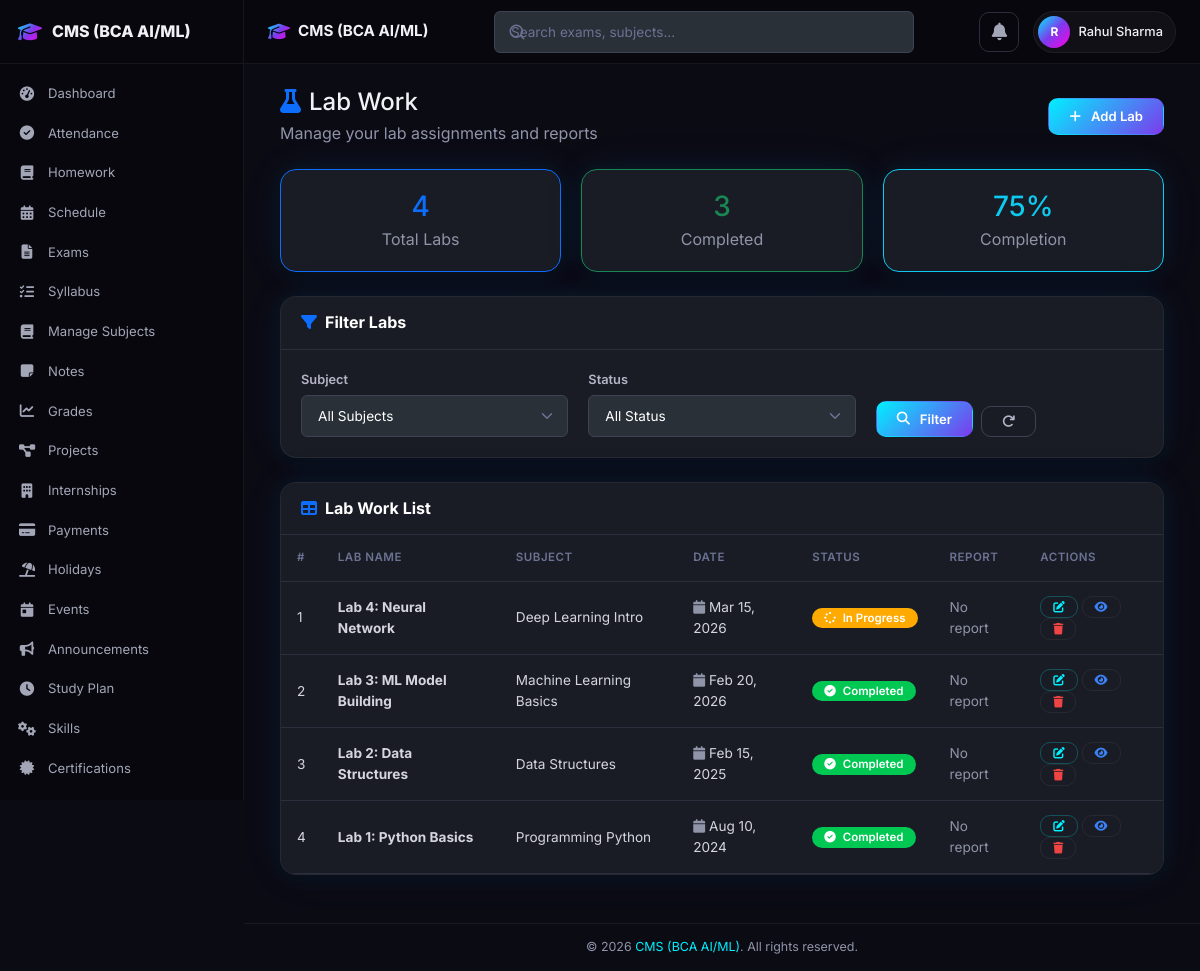
/lab.php (signed in), run on the app's committed database.
### tables this page shows
CREATE TABLE IF NOT EXISTS labs (
    id INT AUTO_INCREMENT PRIMARY KEY,
    user_id INT NOT NULL,
    lab_name VARCHAR(200) NOT NULL,
    subject VARCHAR(100) NOT NULL,
    date DATE NOT NULL,
    status ENUM('Completed', 'In Progress', 'Not Started') DEFAULT 'Not Started',
    report_path VARCHAR(255) DEFAULT '',
    created_at TIMESTAMP DEFAULT CURRENT_TIMESTAMP,
    FOREIGN KEY (user_id) REFERENCES users(id) ON DELETE CASCADE,
    INDEX idx_labs_user (user_id)
);

### includes/functions.php (called while the page is built, shortened)
<?php
function formatDate($date) {
    return date('M d, Y', strtotime($date));
}
function paginate($pdo, $table, $where, $params, $limit = 20, $pageKey = 'page') {
    $page = max(1, (int)($_GET[$pageKey] ?? 1));
    $countSql = "SELECT COUNT(*) FROM $table $where";
    $countStmt = $pdo->prepare($countSql);
    $countStmt->execute($params);
    $total = (int)$countStmt->fetchColumn();
    $totalPages = max(1, ceil($total / $limit));
    $page = min($page, $totalPages);
    $offset = ($page - 1) * $limit;
    return [
        'page' => $page,
        'limit' => $limit,
        'offset' => $offset,
        'total' => $total,
        'totalPages' => $totalPages,
        'sql' => " LIMIT $limit OFFSET $offset"
    ];
}

### lab.php (the view, shortened to what this page needs)
<?php
require_once 'config/db_connection.php';
require_once 'includes/functions.php';
$user_id = $_SESSION['user_id'];
$where = "WHERE user_id = ?";
$params = [$user_id];
$pagi = paginate($pdo, 'labs', $where, $params, 20);
$stmt = $pdo->prepare("SELECT * FROM labs $where ORDER BY date DESC" . $pagi['sql']);
$stmt->execute($params);
$labs = $stmt->fetchAll(PDO::FETCH_ASSOC);
$stmt = $pdo->prepare("SELECT COUNT(*) as total, SUM(CASE WHEN status = 'Completed' THEN 1 ELSE 0 END) as completed FROM labs WHERE user_id = ?");
$stmt->execute([$user_id]);
$stats = $stmt->fetch(PDO::FETCH_ASSOC);
$completionPercentage = $stats['total'] > 0 ? round(($stats['completed'] / $stats['total']) * 100) : 0;
include 'includes/header.php';
include 'includes/navbar.php';
?>
<?php include 'includes/sidebar.php'; ?>
    <div class="app-content">
        <div class="container-fluid">
            <div class="d-flex justify-content-between align-items-center mb-4">
                <div>
                    <h4 class="mb-1"><i class="fas fa-flask me-2 text-primary"></i>Lab Work</h4>
                    <p class="text-muted mb-0">Manage your lab assignments and reports</p>
                </div>
                <a href="add_lab.php" class="btn btn-primary">
                    <i class="fas fa-plus me-1"></i>Add Lab
                </a>
            </div>
            <div class="row mb-4">
                <div class="col-md-4">
                    <div class="card border-primary">
                        <div class="card-body text-center">
                            <h3 class="text-primary mb-1"><?= $stats['total'] ?></h3>
                            <p class="mb-0 text-muted">Total Labs</p>
                        </div>
                    </div>
                </div>
                <div class="col-md-4">
                    <div class="card border-success">
                        <div class="card-body text-center">
                            <h3 class="text-success mb-1"><?= $stats['completed'] ?></h3>
                            <p class="mb-0 text-muted">Completed</p>
                        </div>
                    </div>
                </div>
                <div class="col-md-4">
                    <div class="card border-info">
                        <div class="card-body text-center">
                            <h3 class="text-info mb-1"><?= $completionPercentage ?>%</h3>
                            <p class="mb-0 text-muted">Completion</p>
                        </div>
                    </div>
                </div>
            </div>
            <div class="card mb-4">
                <div class="card-header bg-transparent">
                    <h6 class="card-title mb-0"><i class="fas fa-filter me-2 text-primary"></i>Filter Labs</h6>
                </div>
                <div class="card-body">
                    <form method="GET" action="" class="row g-3">
                        <div class="col-md-4">
                            <label class="form-label">Subject</label>
                            <select name="subject" class="form-select">
                                <option value="">All Subjects</option>
                            </select>
                        </div>
                        <div class="col-md-4">
                            <label class="form-label">Status</label>
                            <select name="status" class="form-select">
                                <option value="">All Status</option>
                            </select>
                        </div>
                        <div class="col-md-4 d-flex align-items-end gap-2">
                            <button type="submit" class="btn btn-primary"><i class="fas fa-search me-1"></i>Filter</button>
                            <a href="lab.php" class="btn btn-outline-secondary"><i class="fas fa-redo"></i></a>
                        </div>
                    </form>
                </div>
            </div>
            <div class="card mb-4">
                <div class="card-header bg-transparent">
                    <h6 class="card-title mb-0"><i class="fas fa-table me-2 text-primary"></i>Lab Work List</h6>
                </div>
                <div class="card-body p-0">
                    <div class="table-responsive">
                        <table class="table table-hover mb-0">
                            <thead class="table-light">
                                <tr>
                                    <th>#</th>
                                    <th>Lab Name</th>
                                    <th>Subject</th>
                                    <th>Date</th>
                                    <th>Status</th>
                                    <th>Report</th>
                                    <th>Actions</th>
                                </tr>
                            </thead>
                            <tbody>
                                <?php if (!empty($labs)): ?>
                                    <?php foreach ($labs as $index => $lab): ?>
                                        <?php
                                        $statusClass = 'secondary';
                                        if ($lab['status'] === 'Completed') $statusClass = 'success';
                                        elseif ($lab['status'] === 'In Progress') $statusClass = 'warning';
                                        elseif ($lab['status'] === 'Not Started') $statusClass = 'secondary';
                                        ?>
                                        <tr>
                                            <td><?= $index + 1 ?></td>
                                            <td><strong><?= htmlspecialchars($lab['lab_name']) ?></strong></td>
                                            <td><?= htmlspecialchars($lab['subject']) ?></td>
                                            <td>
                                                <i class="fas fa-calendar me-1 text-muted"></i><?= formatDate($lab['date']) ?>
                                            </td>
                                            <td>
                                                <span class="badge bg-<?= $statusClass ?>">
                                                    <?php if ($lab['status'] === 'Completed'): ?>
                                                        <i class="fas fa-check-circle me-1"></i>
                                                    <?php elseif ($lab['status'] === 'In Progress'): ?>
                                                        <i class="fas fa-spinner me-1"></i>
                                                    <?php else: ?>
                                                        <i class="fas fa-clock me-1"></i>
                                                    <?php endif; ?>
                                                    <?= htmlspecialchars($lab['status']) ?>
                                                </span>
                                            </td>
                                            <td>
                                                <?php if (!empty($lab['report_path'])): ?>
                                                    <a href="<?= htmlspecialchars($lab['report_path']) ?>" class="btn btn-sm btn-outline-primary" download>
                                                        <i class="fas fa-download me-1"></i>Download
                                                    </a>
                                                <?php else: ?>
                                                    <span class="text-muted">No report</span>
                                                <?php endif; ?>
                                            </td>
                                            <td>
                                                <a href="edit_lab.php?id=<?= $lab['id'] ?>" class="btn btn-sm btn-outline-primary" title="Edit"><i class="fas fa-edit"></i></a>
                                                <a href="view.php?type=lab&id=<?= $lab['id'] ?>" class="btn btn-sm btn-outline-info" title="View"><i class="fas fa-eye"></i></a>
                                                <a href="delete.php?type=lab&id=<?= $lab['id'] ?>" class="btn btn-sm btn-outline-danger" title="Delete" data-confirm="this lab"><i class="fas fa-trash"></i></a>
                                            </td>
                                        </tr>
                                    <?php endforeach; ?>
                                <?php endif; ?>
                            </tbody>
                        </table>
                    </div>
                </div>
            </div>
        </div>
    </div>
<?php include 'includes/footer.php'; ?>

### css/dark-fix.css (style rules this page uses)
.card, .card-panel, .detail-card, .info-card, .modal-content, .list-group-item, .card-header, .card-footer { background-color: #191c24 !important; color: #ffffff; }
.card .card-header, .card .card-footer { background-color: #191c24 !important; border-color: #2c2e3e; }
.card .card-body { background-color: transparent; color: #ffffff; }
.table { background-color: #191c24 !important; color: #d5d5e2; border-color: #2c2e3e; }
.table th { background-color: #191c24 !important; color: #6c7293 !important; border-color: #2c2e3e; font-weight: 600; }
.table td { background-color: #191c24 !important; color: #d5d5e2; border-color: #2c2e3e; }
.table-light, .table-light th, .table-light td, .bg-light, th.bg-light, td.bg-light, thead.bg-light, tbody.bg-light { background-color: #191c24 !important; color: #6c7293 !important; }
.table thead th { background-color: #191c24 !important; color: #6c7293 !important; border-bottom-color: #2c2e3e !important; }
.form-control, .form-select, input[type="text"], input[type="email"], input[type="password"], input[type="number"], input[type="date"], input[type="time"], input[type="url"], input[type="file"], input[type="search"], input[type="tel"], textarea, select { background-color: #2a3038 !important; border: 1px solid #3d4352 !important; color: #ffffff !important; border-radius: 6px; padding: 10px 16px; font-family: 'Inter', sans-serif; font-size: 0.85rem; transition: border-color 0.2s ease, box-shadow 0.2s ease; }
.form-label { color: #b5b5c8 !important; font-weight: 600; font-size: 0.8rem; margin-bottom: 6px; }
.form-select { background-repeat: no-repeat; background-position: right 0.75rem center; background-size: 16px 12px; padding-right: 2.5rem; -webkit-appearance: none; -moz-appearance: none; appearance: none; }
select option { background-color: #2a3038 !important; color: #ffffff !important; }
select option:hover, select option:checked, select option:focus { background-color: #3d4352 !important; }
.card .card-title, .card-title { color: #ffffff !important; }
.text-muted { color: #8f94a8 !important; }
.badge { color: #ffffff !important; font-weight: 600; }
.badge.bg-success { background-color: #00c853 !important; }
.badge.bg-warning { background-color: #ffaa00 !important; }
.btn-outline-secondary { border-color: #3d4352 !important; color: #b5b5c8 !important; }
table.table thead.table-light th, table.table thead.table-light, table.table thead tr.table-light th, table.table tbody.table-light td { background-color: #191c24 !important; color: #6c7293 !important; }

### data on the page
labs: lab_name "Lab 4: Neural Network", subject "Deep Learning Intro", date "Mar 15, 2026", status "In Progress", report_path "No report"
labs: lab_name "Lab 3: ML Model Building", subject "Machine Learning Basics", date "Feb 20, 2026", status "Completed", report_path "No report"
labs: lab_name "Lab 2: Data Structures", subject "Data Structures", date "Feb 15, 2025", status "Completed", report_path "No report"
labs: lab_name "Lab 1: Python Basics", subject "Programming Python", date "Aug 10, 2024", status "Completed", report_path "No report"

### other printed values
SITE_NAME "CMS (BCA AI/ML)"
substr($_SESSION['user_name'] ?? 'U', 0, 1) "R"
$_SESSION['user_name'] "Rahul Sharma"
$stats['total'] "4"
$stats['completed'] "3"
$completionPercentage "75"
